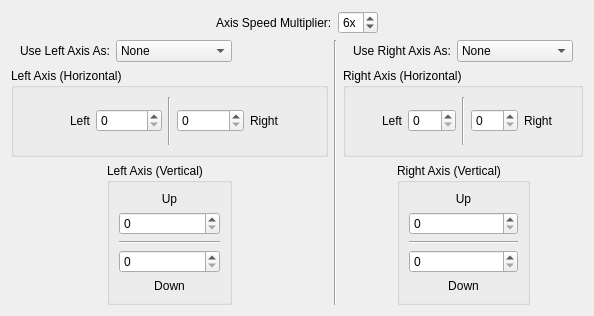
       <widget class="QWidget" name="page_2">
        <property name="geometry">
         <rect>
          <x>0</x>
          <y>0</y>
          <width>594</width>
          <height>316</height>
         </rect>
        </property>
        <attribute name="label">
         <string>Axis</string>
        </attribute>
        <layout class="QGridLayout" name="gridLayout_6">
         <item row="0" column="0" colspan="3">
          <layout class="QHBoxLayout" name="horizontalLayout_23">
           <item>
            <spacer name="horizontalSpacer_40">
             <property name="orientation">
              <enum>Qt::Horizontal</enum>
             </property>
             <property name="sizeHint" stdset="0">
              <size>
               <width>40</width>
               <height>20</height>
              </size>
             </property>
            </spacer>
           </item>
           <item>
            <widget class="QLabel" name="label">
             <property name="text">
              <string>Axis Speed Multiplier:</string>
             </property>
            </widget>
           </item>
           <item>
            <widget class="QSpinBox" name="s_speed">
             <property name="suffix">
              <string>x</string>
             </property>
             <property name="minimum">
              <number>1</number>
             </property>
             <property name="maximum">
              <number>9</number>
             </property>
             <property name="value">
              <number>6</number>
             </property>
            </widget>
           </item>
           <item>
            <spacer name="horizontalSpacer_39">
             <property name="orientation">
              <enum>Qt::Horizontal</enum>
             </property>
             <property name="sizeHint" stdset="0">
              <size>
               <width>40</width>
               <height>20</height>
              </size>
             </property>
            </spacer>
           </item>
          </layout>
         </item>
         <item row="1" column="0">
          <layout class="QVBoxLayout" name="verticalLayout_5">
           <item>
            <layout class="QHBoxLayout" name="horizontalLayout_19">
             <item>
              <spacer name="horizontalSpacer_29">
               <property name="orientation">
                <enum>Qt::Horizontal</enum>
               </property>
               <property name="sizeHint" stdset="0">
                <size>
                 <width>40</width>
                 <height>20</height>
                </size>
               </property>
              </spacer>
             </item>
             <item>
              <widget class="QLabel" name="label_combo_left">
               <property name="text">
                <string>Use Left Axis As:</string>
               </property>
              </widget>
             </item>
             <item>
              <widget class="QComboBox" name="combo_left">
               <property name="currentIndex">
                <number>3</number>
               </property>
               <item>
                <property name="text">
                 <string>Mouse</string>
                </property>
               </item>
               <item>
                <property name="text">
                 <string>Scroll</string>
                </property>
               </item>
               <item>
                <property name="text">
                 <string>Custom Buttons</string>
                </property>
               </item>
               <item>
                <property name="text">
                 <string>None</string>
                </property>
               </item>
              </widget>
             </item>
             <item>
              <spacer name="horizontalSpacer_25">
               <property name="orientation">
                <enum>Qt::Horizontal</enum>
               </property>
               <property name="sizeHint" stdset="0">
                <size>
                 <width>126</width>
                 <height>20</height>
                </size>
               </property>
              </spacer>
             </item>
            </layout>
           </item>
           <item>
            <widget class="QGroupBox" name="group_left_h">
             <property name="title">
              <string>Left Axis (Horizontal)</string>
             </property>
             <layout class="QGridLayout" name="gridLayout">
              <item row="0" column="0">
               <layout class="QHBoxLayout" name="horizontalLayout_17">
                <item>
                 <widget class="QLabel" name="label_4">
                  <property name="text">
                   <string>Left</string>
                  </property>
                  <property name="alignment">
                   <set>Qt::AlignRight|Qt::AlignTrailing|Qt::AlignVCenter</set>
                  </property>
                 </widget>
                </item>
                <item>
                 <widget class="QSpinBox" name="s_left_left">
                  <property name="maximum">
                   <number>279</number>
                  </property>
                 </widget>
                </item>
                <item>
                 <widget class="Line" name="line_5">
                  <property name="orientation">
                   <enum>Qt::Vertical</enum>
                  </property>
                 </widget>
                </item>
                <item>
                 <widget class="QSpinBox" name="s_left_right">
                  <property name="maximum">
                   <number>279</number>
                  </property>
                 </widget>
                </item>
                <item>
                 <widget class="QLabel" name="label_5">
                  <property name="text">
                   <string>Right</string>
                  </property>
                 </widget>
                </item>
               </layout>
              </item>
             </layout>
            </widget>
           </item>
           <item>
            <layout class="QHBoxLayout" name="horizontalLayout_21">
             <item>
              <spacer name="horizontalSpacer_6">
               <property name="orientation">
                <enum>Qt::Horizontal</enum>
               </property>
               <property name="sizeHint" stdset="0">
                <size>
                 <width>40</width>
                 <height>20</height>
                </size>
               </property>
              </spacer>
             </item>
             <item>
              <widget class="QGroupBox" name="group_left_v">
               <property name="title">
                <string>Left Axis (Vertical)</string>
               </property>
               <layout class="QGridLayout" name="gridLayout_2">
                <item row="0" column="0">
                 <layout class="QVBoxLayout" name="verticalLayout_6">
                  <item>
                   <widget class="QLabel" name="label_2">
                    <property name="text">
                     <string>Up</string>
                    </property>
                    <property name="alignment">
                     <set>Qt::AlignCenter</set>
                    </property>
                   </widget>
                  </item>
                  <item>
                   <widget class="QSpinBox" name="s_left_up">
                    <property name="maximum">
                     <number>279</number>
                    </property>
                   </widget>
                  </item>
                  <item>
                   <widget class="Line" name="line_4">
                    <property name="orientation">
                     <enum>Qt::Horizontal</enum>
                    </property>
                   </widget>
                  </item>
                  <item>
                   <widget class="QSpinBox" name="s_left_down">
                    <property name="maximum">
                     <number>279</number>
                    </property>
                   </widget>
                  </item>
                  <item>
                   <widget class="QLabel" name="label_3">
                    <property name="text">
                     <string>Down</string>
                    </property>
                    <property name="alignment">
                     <set>Qt::AlignCenter</set>
                    </property>
                   </widget>
                  </item>
                 </layout>
                </item>
               </layout>
              </widget>
             </item>
             <item>
              <spacer name="horizontalSpacer_7">
               <property name="orientation">
                <enum>Qt::Horizontal</enum>
               </property>
               <property name="sizeHint" stdset="0">
                <size>
                 <width>40</width>
                 <height>20</height>
                </size>
               </property>
              </spacer>
             </item>
            </layout>
           </item>
          </layout>
         </item>
         <item row="1" column="1">
          <widget class="Line" name="line_8">
           <property name="orientation">
            <enum>Qt::Vertical</enum>
           </property>
          </widget>
         </item>
         <item row="1" column="2">
          <layout class="QVBoxLayout" name="verticalLayout_8">
           <item>
            <layout class="QHBoxLayout" name="horizontalLayout_22">
             <item>
              <spacer name="horizontalSpacer_30">
               <property name="orientation">
                <enum>Qt::Horizontal</enum>
               </property>
               <property name="sizeHint" stdset="0">
                <size>
                 <width>40</width>
                 <height>20</height>
                </size>
               </property>
              </spacer>
             </item>
             <item>
              <widget class="QLabel" name="label_combo_right">
               <property name="text">
                <string>Use Right Axis As:</string>
               </property>
              </widget>
             </item>
             <item>
              <widget class="QComboBox" name="combo_right">
               <property name="currentIndex">
                <number>3</number>
               </property>
               <item>
                <property name="text">
                 <string>Mouse</string>
                </property>
               </item>
               <item>
                <property name="text">
                 <string>Scroll</string>
                </property>
               </item>
               <item>
                <property name="text">
                 <string>Custom Buttons</string>
                </property>
               </item>
               <item>
                <property name="text">
                 <string>None</string>
                </property>
               </item>
              </widget>
             </item>
             <item>
              <spacer name="horizontalSpacer_28">
               <property name="orientation">
                <enum>Qt::Horizontal</enum>
               </property>
               <property name="sizeHint" stdset="0">
                <size>
                 <width>40</width>
                 <height>20</height>
                </size>
               </property>
              </spacer>
             </item>
            </layout>
           </item>
           <item>
            <widget class="QGroupBox" name="group_right_h">
             <property name="title">
              <string>Right Axis (Horizontal)</string>
             </property>
             <layout class="QGridLayout" name="gridLayout_3">
              <item row="0" column="0">
               <layout class="QHBoxLayout" name="horizontalLayout_18">
                <item>
                 <widget class="QLabel" name="label_6">
                  <property name="text">
                   <string>Left</string>
                  </property>
                  <property name="alignment">
                   <set>Qt::AlignRight|Qt::AlignTrailing|Qt::AlignVCenter</set>
                  </property>
                 </widget>
                </item>
                <item>
                 <widget class="QSpinBox" name="s_right_left">
                  <property name="maximum">
                   <number>279</number>
                  </property>
                 </widget>
                </item>
                <item>
                 <widget class="Line" name="line_6">
                  <property name="orientation">
                   <enum>Qt::Vertical</enum>
                  </property>
                 </widget>
                </item>
                <item>
                 <widget class="QSpinBox" name="s_right_right">
                  <property name="maximum">
                   <number>279</number>
                  </property>
                 </widget>
                </item>
                <item>
                 <widget class="QLabel" name="label_7">
                  <property name="text">
                   <string>Right</string>
                  </property>
                 </widget>
                </item>
               </layout>
              </item>
             </layout>
            </widget>
           </item>
           <item>
            <layout class="QHBoxLayout" name="horizontalLayout_20">
             <item>
              <spacer name="horizontalSpacer_26">
               <property name="orientation">
                <enum>Qt::Horizontal</enum>
               </property>
               <property name="sizeHint" stdset="0">
                <size>
                 <width>40</width>
                 <height>20</height>
                </size>
               </property>
              </spacer>
             </item>
             <item>
              <widget class="QGroupBox" name="group_right_v">
               <property name="title">
                <string>Right Axis (Vertical)</string>
               </property>
               <layout class="QGridLayout" name="gridLayout_4">
                <item row="0" column="0">
                 <layout class="QVBoxLayout" name="verticalLayout_7">
                  <item>
                   <widget class="QLabel" name="label_8">
                    <property name="text">
                     <string>Up</string>
                    </property>
                    <property name="alignment">
                     <set>Qt::AlignCenter</set>
                    </property>
                   </widget>
                  </item>
                  <item>
                   <widget class="QSpinBox" name="s_right_up">
                    <property name="maximum">
                     <number>279</number>
                    </property>
                   </widget>
                  </item>
                  <item>
                   <widget class="Line" name="line_7">
                    <property name="orientation">
                     <enum>Qt::Horizontal</enum>
                    </property>
                   </widget>
                  </item>
                  <item>
                   <widget class="QSpinBox" name="s_right_down">
                    <property name="maximum">
                     <number>279</number>
                    </property>
                   </widget>
                  </item>
                  <item>
                   <widget class="QLabel" name="label_9">
                    <property name="text">
                     <string>Down</string>
                    </property>
                    <property name="alignment">
                     <set>Qt::AlignCenter</set>
                    </property>
                   </widget>
                  </item>
                 </layout>
                </item>
               </layout>
              </widget>
             </item>
             <item>
              <spacer name="horizontalSpacer_27">
               <property name="orientation">
                <enum>Qt::Horizontal</enum>
               </property>
               <property name="sizeHint" stdset="0">
                <size>
                 <width>40</width>
                 <height>20</height>
                </size>
               </property>
              </spacer>
             </item>
            </layout>
           </item>
          </layout>
         </item>
        </layout>
       </widget>
